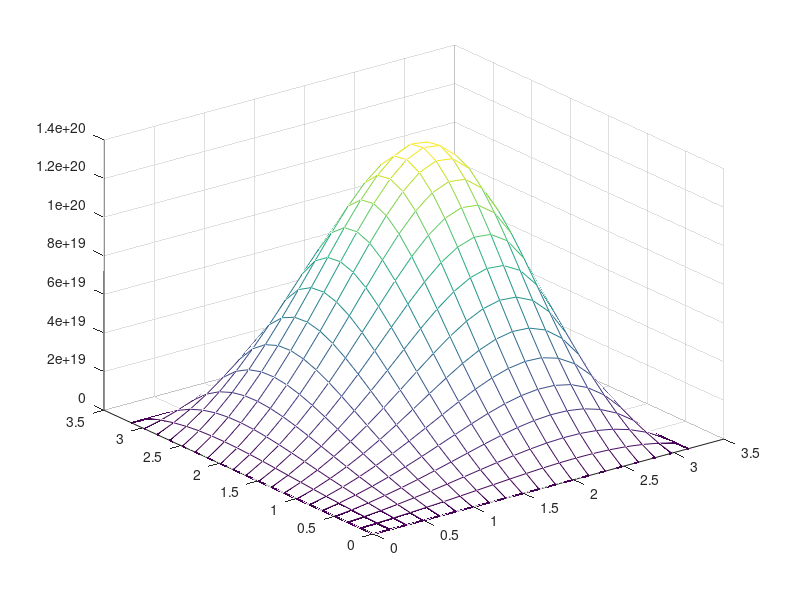

This figure's MATLAB source:
A=zeros(20,20);
x=linspace(0,pi,20);
A(1,:)=sin(x);A(20,:)=sin(x);
for k=1:200
  for i=2:19
    for j=2:19
      A(i,j)=1/3.5*(A(i,j-1)+A(i-1,j)+A(i+1,j)+A(i,j+1));
    endfor
  endfor
  mesh(x,x,A);
  k
  hold on
  pause(.00001)
endfor


